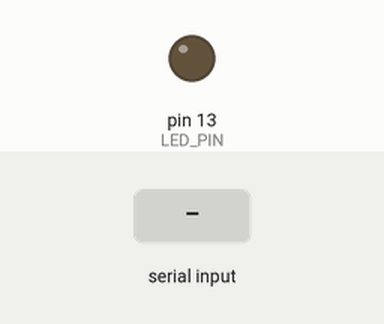
Simulated run of this sketch. Board: Arduino Uno, built with avr-gcc and run on an emulated ATmega328P. On the bench: output pins drawn as LEDs (lit = HIGH). The inputs (shaded band) are chosen by the test bench.

Above: at 1.2 s.
1.3 s: "1" received over Serial
At 1.7 s:
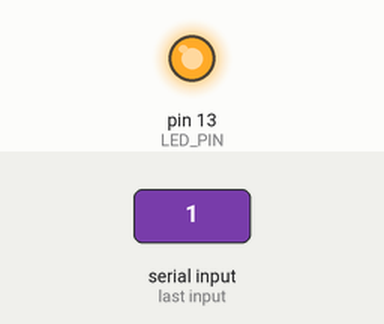
2.8 s: "0" received over Serial
At 4.0 s:
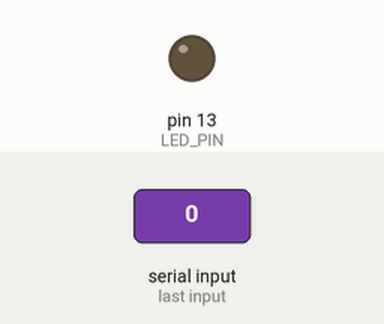
Timing chart, 0 to 5.8 s (numbered marks = the images above; inputs shaded):
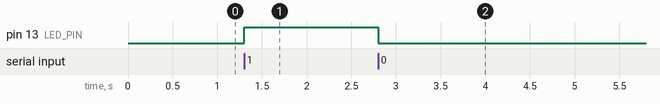

Measured:
- after the input at 1.3 s, pin 13 (LED_PIN): LOW → HIGH at once
- after the input at 2.8 s, pin 13 (LED_PIN): HIGH → LOW at once

The sketch:

ARDUINO_BLINK_NODE_RED.ino
```cpp
#define LED_PIN 13
int in_byte =0;

void setup()
{
Serial.begin(57600);
pinMode(LED_PIN,OUTPUT);
}

void loop()
{
if (Serial.available())

in_byte = Serial.read();

if (in_byte== '1') digitalWrite(LED_PIN,1);
if (in_byte== '0') digitalWrite(LED_PIN,0);

}
```
